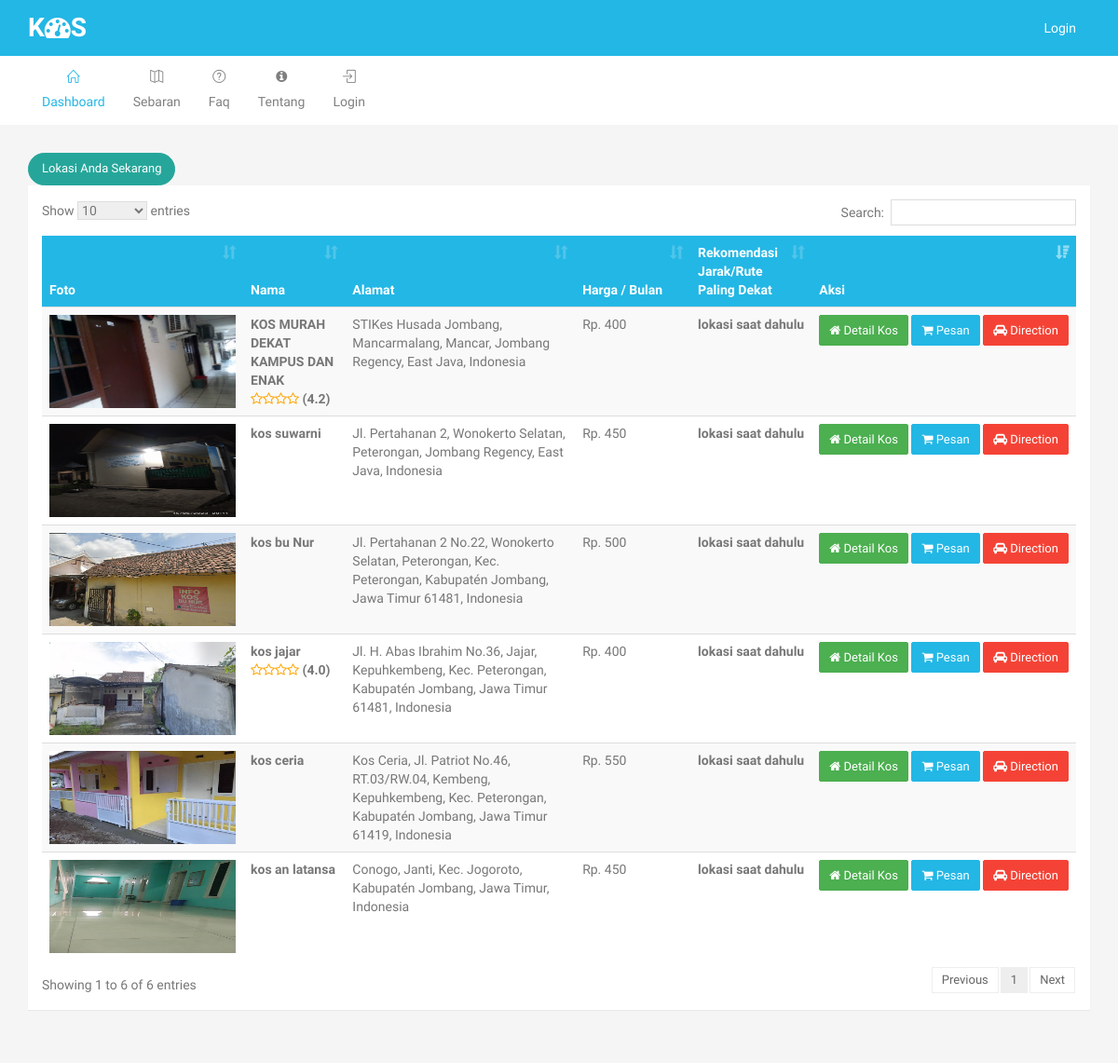
The page / on the database its author committed.
### tables this page shows
CREATE TABLE `m_kos` (
  `id` int(11) NOT NULL,
  `kode` varchar(24) NOT NULL,
  `nama` text NOT NULL,
  `id_mitra` int(11) NOT NULL,
  `harga` int(11) NOT NULL,
  `deskripsi` text NOT NULL,
  `alamat` text NOT NULL,
  `lat` text NOT NULL,
  `lng` text NOT NULL,
  `gambar` text NOT NULL,
  `gambar2` text NOT NULL,
  `gambar3` text NOT NULL
);

CREATE TABLE `m_review` (
  `id` int(11) NOT NULL,
  `kode_transaksi` varchar(113) NOT NULL,
  `lokasi` int(11) NOT NULL,
  `jarak` int(11) NOT NULL,
  `pesan_mudah` int(11) NOT NULL,
  `aplikasi` int(11) NOT NULL,
  `ui` int(11) NOT NULL,
  `id_user` int(11) NOT NULL,
  `id_kos` int(11) NOT NULL,
  `catatan` text NOT NULL
);

### config/koneksi.php (called while the page is built, shortened)
<?php
$base_url = "http://localhost/pencarian_kos/";
?>

### pages/kos.php (the view, shortened to what this page needs)
    <button type="button" onclick="getLocation()" class="btn btn-teal btn-rounded" data-toggle="modal" data-target=".bs-example-modal-lg">Lokasi anda sekarang</button>
    <div class="row">
        <div class="col-md-12">
            <div class="panel panel-primary collapsed">
                <div class="panel-body">
                    <table id="datatable"  class="table table-striped dt-responsive nowrap">
                        <thead class="bg-primary">
                            <tr>
                                <th>Foto</th>
                                <th>Nama</th>
                                <th>Alamat</th>
                                <th nowrap="">Harga / Bulan</th>
                                <th nowrap="">Rekomendasi <br>Jarak/Rute<br> Paling Dekat</th>
                                <th>Aksi</th>
                            </tr>
                        </thead>
                        <tbody>
                           <?php
                           if (isset($_REQUEST['cari_rute'])) {
                            $lat = $_REQUEST['lat'];
                            $lng = $_REQUEST['lng'];
                            $q = mysqli_query($conn,"
                                SELECT v.* FROM (
                                SELECT a.*, b.nama as mitra,
                                (
                                6371 * ACOS(
                                COS(RADIANS(".$lat.")) * COS(RADIANS(a.lat)) * COS(RADIANS(".$lng.") - RADIANS(a.lng)) + SIN(RADIANS(".$lat.")) * SIN(RADIANS(a.lat))
                                )
                                ) AS distance
                                FROM m_kos as a
                                LEFT JOIN m_mitra as b ON a.id_mitra = b.id
                                ) AS v ORDER BY v.distance ASC
                                ");
                        }else{
                         $q = mysqli_query($conn,"SELECT a.*, b.nama as mitra FROM m_kos as a
                            LEFT JOIN m_mitra as b ON a.id_mitra = b.id");
                     }
                     while ($d = mysqli_fetch_array($q)) :
                       ?>
                       <tr>
                           <td>
                              <img src="<?php echo $base_url; ?>upload/<?php echo $d['gambar']; ?>" style="width:200px; height: 100px">
                          </td>
                          <td style="font-weight: bold;"><?php echo $d['nama']; ?> <br>
                            <?php
                                $res = mysqli_query($conn,"SELECT (a.lokasi/5+a.jarak/5+a.pesan_mudah/5+a.aplikasi/5+a.ui/5) as tot , a.catatan, b.nama FROM `m_review` as a
                                    LEFT JOIN m_pelanggan as b ON a.id_user = b.id
                                 WHERE a.id_kos='".$d['id']."'");
                                while($total = mysqli_fetch_array($res)) :
                                    for ($i=1; $i <=$total['tot'] ; $i++) {
                                        echo "<i class='fa fa-star-o' style='color:orange;'></i>";
                                    }echo "<b> (".number_format($total['tot'],1).")</b>";
                            endwhile; ?>
                          </td>
                          <td><?php echo $d['alamat']; ?></td>
                          <td>Rp. <?php echo number_format($d['harga']); ?></td>
                          <td style="font-weight: bold;" nowrap=""><?php echo (empty($_REQUEST['lat'])) ? "lokasi saat dahulu": number_format($d['distance'],5)." Km"; ?> </td>
                          <td nowrap="">
                           <form action="<?php echo $base_url; ?>pemesanan/<?php echo $d['id']; ?>" method="POST">
                               <a href="<?php echo $base_url; ?>detail_kos/<?php echo $d['id']; ?>" name="pesan" class="btn btn-success btn-sm"><i class="fa fa-home"></i> Detail Kos</a>
                               <button type="submit" name="pesan" class="btn btn-primary btn-sm"><i class="fa fa-shopping-cart "></i> Pesan</button>
                               <a href="https://www.google.com/maps/dir/?api=1&origin=<?php echo $_REQUEST['lat']; ?>,<?php echo $_REQUEST['lng']; ?>&destination=<?php echo $d['lat']; ?>,<?php echo $d['lng']; ?>" target="_blank" type="submit" name="pesan" class="btn btn-danger btn-sm"><i class="fa fa-car "></i> Direction</a>
                           </form>
                       </td>
                   </tr>
               <?php endwhile; ?>
           </tbody>
       </table>
   </div>
</div>
</div>
</div>

### css/style.css (style rules this page uses)
body { font-family: "Arimo", Helvetica, Arial, sans-serif; color: #777; font-size: 14px; font-weight: 400; line-height: 24px; overflow-x: hidden; background-color: #f5f5f5; }
a { text-decoration: none; -moz-transition: all 0.3s; -o-transition: all 0.3s; -webkit-transition: all 0.3s; transition: all 0.3s; color: #56afd7; }
strong, b { font-weight: 700 !important; }
.bg-primary { background-color: #23b7e5 !important; border-color: #23b7e5 !important; color: #fff; }
.panel { margin-bottom: 30px; border: 0px; }
.panel, .panel-heading { -webkit-border-radius: 0px; -moz-border-radius: 0px; -ms-border-radius: 0px; border-radius: 0px; }
.panel-body { position: relative; }
.panel-primary { border-color: #23b7e5; }
.btn { border-radius: 2px; -webkit-border-radius: 2px; text-transform: capitalize; font-size: 13px; padding: 7px 14px; font-weight: 400; }
.btn.btn-sm { padding: 6px 10px; }
.btn.btn-rounded { border-radius: 100px; -webkit-border-radius: 100px; overflow: hidden; }
.btn-primary { background-color: #23b7e5; border-color: #23b7e5; color: #fff; }
.btn-success { background-color: #4CAF50; border-color: #4CAF50; color: #fff; }
.btn-danger { background-color: #F44336; border-color: #F44336; color: #fff; }
.btn-teal { background-color: #26A69A; border-color: #26A69A; color: #fff; }
.table > thead > tr > th { border-bottom: 1px solid #DDDDDD; vertical-align: bottom; }
body.layout-horizontal { background-color: #f5f5f5; }

### rows shown on the page
m_kos: gambar (picture), nama "KOS MURAH DEKAT KAMPUS DAN ENAK", alamat "STIKes Husada Jombang, Mancarmalang, Mancar, Jombang Regency, East Java, Indonesia", harga "400"
m_review: tot "4.2"
m_kos: gambar (picture), nama "kos suwarni", alamat "Jl. Pertahanan 2, Wonokerto Selatan, Peterongan, Jombang Regency, East Java, Indonesia", harga "450"
m_kos: gambar (picture), nama "kos bu Nur", alamat "Jl. Pertahanan 2 No.22, Wonokerto Selatan, Peterongan, Kec. Peterongan, Kabupatén Jombang, Jawa Timur 61481, Indonesia", harga "500"
m_kos: gambar (picture), nama "kos jajar", alamat "Jl. H. Abas Ibrahim No.36, Jajar, Kepuhkembeng, Kec. Peterongan, Kabupatén Jombang, Jawa Timur 61481, Indonesia", harga "400"
m_review: tot "4.0"
m_kos: gambar (picture), nama "kos ceria", alamat "Kos Ceria, Jl. Patriot No.46, RT.03/RW.04, Kembeng, Kepuhkembeng, Kec. Peterongan, Kabupatén Jombang, Jawa Timur 61419, Indonesia", harga "550"
m_kos: gambar (picture), nama "kos an latansa", alamat "Conogo, Janti, Kec. Jogoroto, Kabupatén Jombang, Jawa Timur, Indonesia", harga "450"
